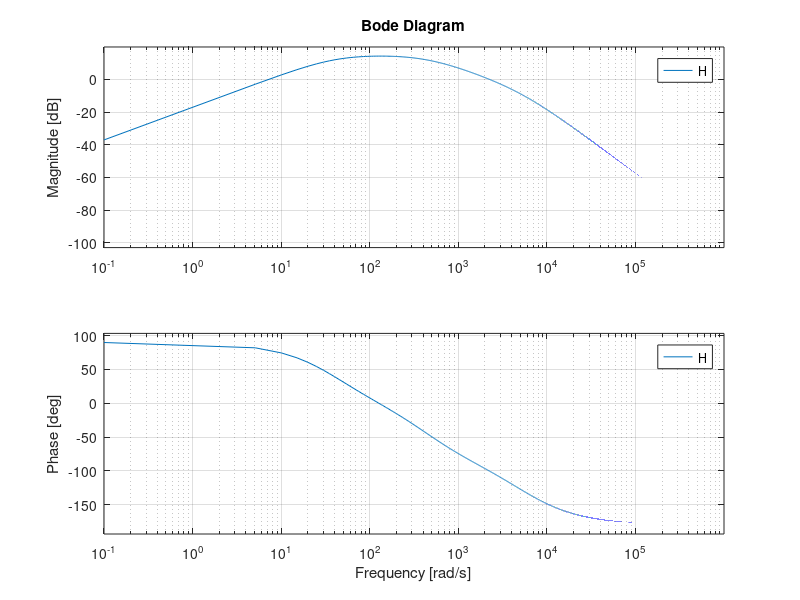

This chart was generated by the following MATLAB code:
pkg load control

a1 = 1;
a2 = 440;
a3 = 5500;

w1 = 40;
w2 = 440;
w3 = 5500;

G = 5.6;

H1 = tf( [a1 0], [1 w1] );
H2 = tf( [a2], [1 w2] );
H3 = tf( [a3], [1 w3] );

H = G*H1*H2*H3

bode(H, [1e-1:5:1e6])
# bode(H)

